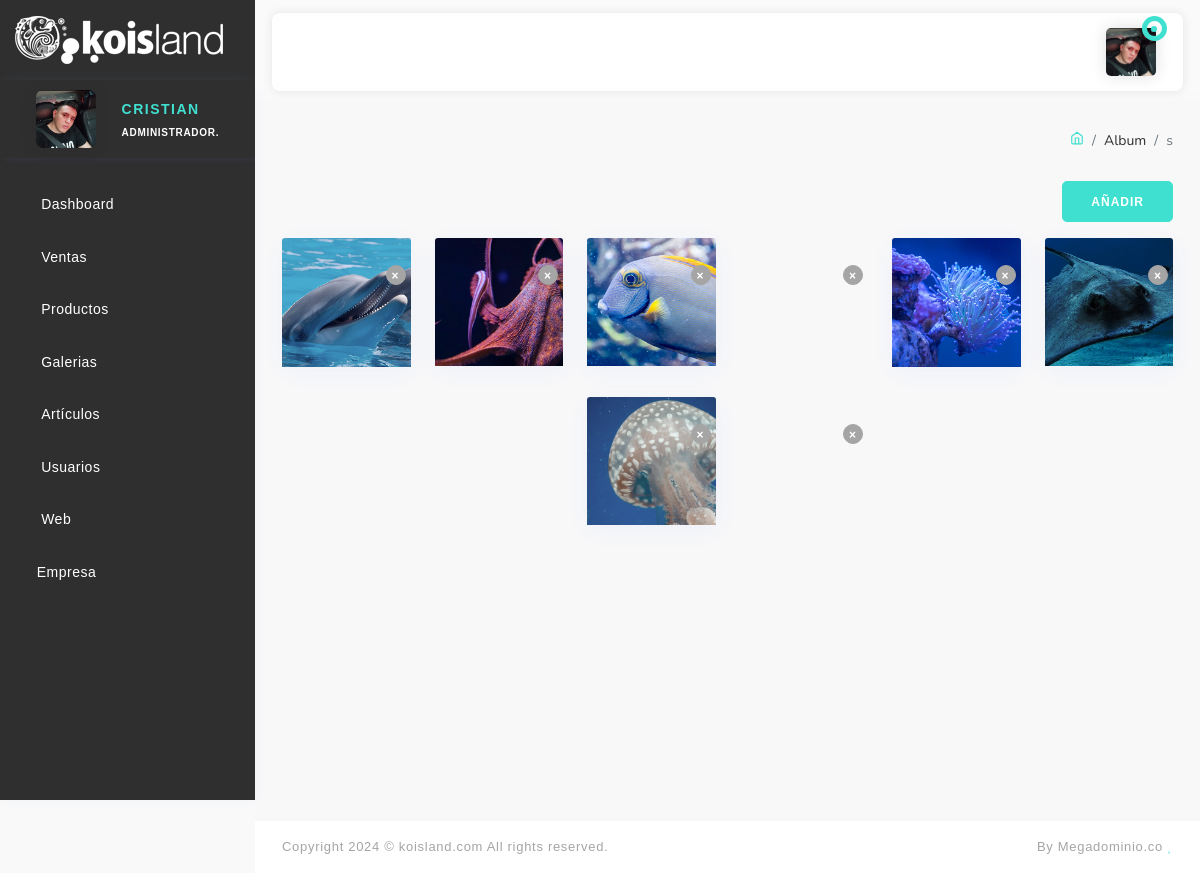
The page /dash/album/detalle/5/ (signed in) on the database its author committed.
### usr/models.py (models this page shows, shortened)
class User(AbstractUser):
    image = models.ImageField(upload_to='img-users/', blank=True, null=True)
    identificacion = models.IntegerField(default=0, blank=True, null=True)
    telefono = models.IntegerField(default=0, blank=True, null=True)
    direccion = models.CharField(max_length=100, blank=True, null=True)
    cargo = models.ForeignKey(Cargo, on_delete=models.CASCADE, blank=True, null=True)

class Cargo(ClaseModelo):
    nombre = models.CharField(max_length=250)
    def __str__(self):
        return '{}'.format(self.nombre)

### bas/models.py (models this page shows, shortened)
class ClaseModelo(models.Model):
    estado = models.BooleanField(default=True)
    fc = models.DateTimeField(auto_now_add=True)
    fm = models.DateTimeField(auto_now=True)
    uc = models.ForeignKey(settings.AUTH_USER_MODEL,null=True, blank=True, on_delete=models.DO_NOTHING, related_name='%(class)s_requests_created')
    um = models.IntegerField(blank=True,null=True)
    class Meta:
        abstract=True

class Empresa(ClaseModelo):
    nombre = models.CharField(max_length=250)
    telefono = models.IntegerField(blank=True, null=True)
    logo = models.ImageField(upload_to="upload/images/empresa", blank=True, null=True)
    web = models.URLField(blank=True, null=True)
    terminos = models.TextField(max_length=512, blank=True, null=True)
    nit = models.IntegerField(blank=True, null=True)
    last_updated = models.DateTimeField(auto_now=True, editable=False)
    email = models.EmailField(blank=True, null=True)
    direccion = models.CharField(max_length=250, blank=True, null=True)
    created = models.DateTimeField(auto_now_add=True, editable=False)
    whatsapp = models.IntegerField(blank=True, null=True)
    estado = models.BooleanField(default=True)

class ImageGallery(ClaseModelo):
    album = models.ForeignKey(AlbumGallery, related_name='imagenes', on_delete=models.CASCADE, verbose_name="Álbum")
    titulo = models.CharField(max_length=100, verbose_name="Título de la Imagen")
    imagen = models.ImageField(upload_to='imagenes/album/imagenes/', verbose_name="Imagen")
    descripcion = models.TextField(blank=True, null=True, verbose_name="Descripción")
    iframe_code = models.TextField(blank=True, null=True, verbose_name="Código del Iframe del Video")

### bas/views.py (the view)
# urls.py: path('album/detalle/<int:id>/', album_detail, name='albumes_detalle'),
@login_required(login_url='bas:login')
def album_detail(request, id):
    imagenes = ImageGallery.objects.filter(album=id)
    return render(request, 'album_detail.html', {'imagenes': imagenes})

### app/context_processors.py (called while the page is built)
def empresa(request):
    emp = Empresa.objects.all().first()
    return {'emp': emp}

### bas/templates/album_detail.html (shortened to what this page needs)
{% extends 'base/index.html' %} {% load static %} {% block content %}
<div class="container-fluid">
  <div class="page-header">
    <div class="row">
      <div class="col-lg-6">
      </div>
      <div class="col-lg-6">
        <ol class="breadcrumb pull-right">
          <li class="breadcrumb-item">
            <a href="/">
            </a>
          </li>
          <li class="breadcrumb-item">Album</li>
          <li class="breadcrumb-item active">{{ album.nombre }}s</li>
        </ol>
      </div>
    </div>
  </div>
  <div class="row">
    <div class="col-md-12 d-flex justify-content-end">
      <a href="{% url 'bas:add_image' %}" class="btn btn-primary btn-sm">Añadir</a>
    </div>
  </div>
</div>
<div class="container-fluid mt-3">
  <div class="row justify-content-center">
    {% for image in imagenes %}
    <div class="col-6 col-sm-2">
      <div class="card text-center position-relative">
        <img class="card-img-top" src="{{ image.imagen.url }}" alt="{{ imagen.nombre }}">
        <div class="position-absolute" style="top: 5px; right: 5px;">
          <a href="{% url 'bas:editar_image' image.id %}">
            <i class="fa fa-edit" title="Edit"></i>
          </a>
          <form action="{% url 'bas:eliminar_image' image.id %}" method="POST" enctype="multipart/form-data"
            onsubmit="return confirm('¿Segur@ que deseas borrar la imagen?')">
            <button type="submit" class="btn btn-danger btn-sm"
              style="border-radius: 50%; width: 20px; height: 20px; padding: 0;">&times;</button>
          </form>
        </div>
      </div>
    </div>
    {% endfor %}
  </div>
</div>
{% endblock %}

### templates/base/index.html (shortened to what this page needs)
{% load static %}
<!DOCTYPE html>
<html lang="es">
<head>
  <link rel="stylesheet" type="text/css" href="{% static 'base/assets/css/vendors/font-awesome.css' %}" />
  <link rel="stylesheet" type="text/css" href="{% static 'base/assets/css/vendors/flag-icon.css' %}" />
  <link rel="stylesheet" type="text/css" href="{% static 'base/assets/css/vendors/icofont.css' %}" />
  <link rel="stylesheet" type="text/css" href="{% static 'base/assets/css/vendors/prism.css' %}" />
  <link rel="stylesheet" type="text/css" href="{% static 'base/assets/css/vendors/chartist.css' %}" />
  <link rel="stylesheet" type="text/css" href="{% static 'base/assets/css/vendors/bootstrap.css' %}" />
  <link rel="stylesheet" type="text/css" href="{% static 'base/assets/css/style.css' %}" />
  <link rel="stylesheet" type="text/css" href="{% static 'base/assets/css/custom.css' %}" />
  <link rel="stylesheet" href="{% static 'base/assets/css/toastr/toastr.min.css' %}" />
</head>
<body>
  <div class="page-wrapper">
    <div class="page-main-header">
      <div class="main-header-right row">
        <div class="mobile-sidebar w-auto">
          <div class="media-body text-end switch-sm">
            <label class="switch">
            </label>
          </div>
        </div>
        <div class="nav-right col">
          <ul class="nav-menus">
            <li class="onhover-dropdown">
              <a class="text-dark" href="#">
            </li>
            <li class="onhover-dropdown">
              <div class="media align-items-center">
                <img class="align-self-center pull-right img-50 blur-up lazyloaded"
                  src="{{ request.user.image.url }}" alt="header-user" />
                <div class="dotted-animation">
                  <span class="animate-circle"></span>
                  <span class="main-circle"></span>
                </div>
              </div>
            </li>
          </ul>
        </div>
      </div>
    </div>
    <div class="page-body-wrapper">
      <div class="page-sidebar">
        <div class="main-header-left d-none d-lg-block">
          <div class="logo-wrapper">
            <a href="{% url 'bas:admin_home' %}">
              <img class="d-none d-lg-block blur-up lazyloaded" src="{{ emp.logo.url }}"
                alt="" />
            </a>
          </div>
        </div>
        <div class="sidebar custom-scrollbar">
          <div class="sidebar-user">
            <img class="img-60" src="{{ request.user.image.url }}" alt="#" />
            <div>
              <h6 class="f-14">{{ request.user.first_name }}</h6>
              <p>{{ request.user.cargo }}.</p>
            </div>
          </div>
          <ul class="sidebar-menu">
            <li>
              <a class="sidebar-header" href="{% url 'bas:admin_home' %}">
                <i data-feather="home"></i>
                <span>Dashboard</span>
              </a>
            </li>
            <li>
              <a class="sidebar-header" href="javascript:void(0)">
                <i data-feather="dollar-sign"></i>
                <span>Ventas</span>
                <i class="fa fa-angle-right pull-right"></i>
              </a>
            </li>
            <li>
              <a class="sidebar-header" href="javascript:void(0)">
                <i data-feather="box"></i>
                <span>Productos</span>
                <i class="fa fa-angle-right pull-right"></i>
              </a>
            </li>
            <li>
              <a class="sidebar-header" href="{% url 'bas:albumes' %}">
                <i data-feather="camera"></i>
                <span>Galerias</span>
              </a>
            </li>
            <li>
              <a class="sidebar-header" href="javascript:void(0)">
                <i data-feather="box"></i>
                <span>Artículos</span>
                <i class="fa fa-angle-right pull-right"></i>
              </a>
            </li>
            <li>
              <a class="sidebar-header" href="javascript:void(0)">
                <i data-feather="user-plus"></i>
                <span>Usuarios</span>
                <i class="fa fa-angle-right pull-right"></i>
              </a>
            </li>
            <li>
              <a class="sidebar-header" href="javascript:void(0)">
                <i data-feather="user-plus"></i>
                <span>Web</span>
                <i class="fa fa-angle-right pull-right"></i>
              </a>
            </li>
            <li>
              <a class="sidebar-header" href="{% url 'bas:empresa_edit' %}"><i
                  data-feather="settings"></i><span>Empresa</span></a>
            </li>
          </ul>
        </div>
      </div>
      <div class="page-body">
        {% block content %} {% endblock %}
      </div>
      <footer class="footer">
        <div class="container-fluid">
          <div class="row">
            <div class="col-md-6 footer-copyright text-start">
              <p class="mb-0">
                Copyright 2024 © koisland.com All rights reserved.
              </p>
            </div>
            <div class="col-md-6 pull-right text-end">
              <p class="mb-0">By Megadominio.co<i class="fa fa-heart"></i></p>
            </div>
          </div>
        </div>
      </footer>
    </div>
  </div>
</body>
</html>

### static/base/assets/css/custom.css (style rules this page uses)
.page-wrapper .page-body-wrapper .page-sidebar .main-header-left .logo-wrapper { padding-left: 40px; }
.page-wrapper .page-body-wrapper .page-sidebar .sidebar-user { padding: 10px 10px !important; }

### rows shown on the page
User: user.image (picture), user.first_name "CRISTIAN", user.cargo "ADMINISTRADOR"
Empresa: logo (picture)
ImageGallery: imagen (picture)
ImageGallery: imagen (picture)
ImageGallery: imagen (picture)
ImageGallery: imagen (picture)
ImageGallery: imagen (picture)
ImageGallery: imagen (picture)
